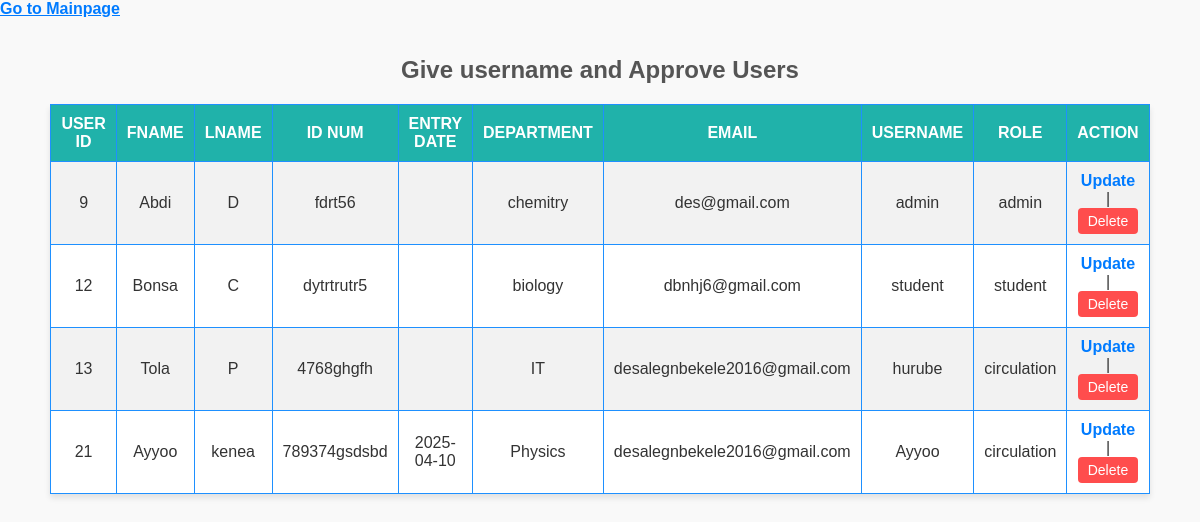
The app's page /Viewusers.php, older data.
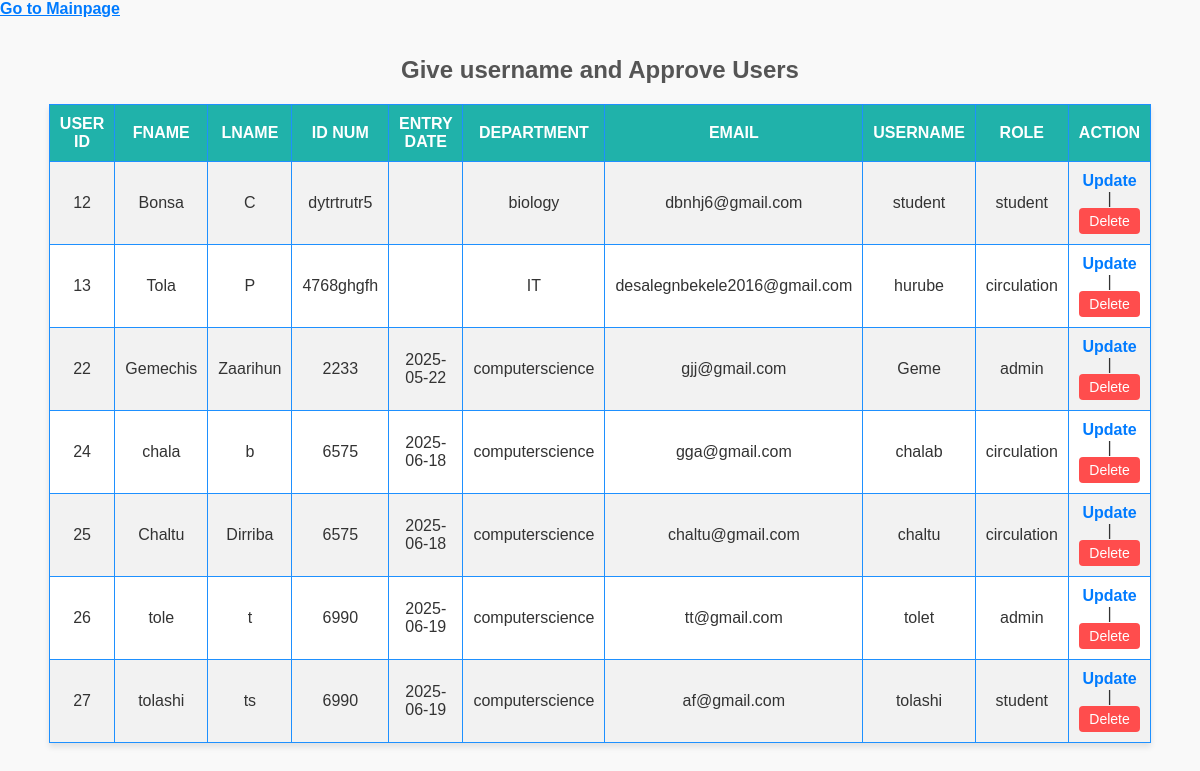
The same page, newer data.
### tables this page shows
CREATE TABLE `users` (
  `user_id` int(11) NOT NULL,
  `fname` varchar(255) NOT NULL,
  `lname` varchar(255) NOT NULL,
  `idnum` varchar(255) NOT NULL,
  `entry_date` varchar(255) NOT NULL,
  `department` varchar(255) NOT NULL,
  `email` varchar(255) NOT NULL,
  `username` varchar(50) NOT NULL,
  `password` varchar(255) NOT NULL,
  `role` enum('admin','circulation','student') NOT NULL DEFAULT 'circulation'
);

### Viewusers.php (the view, shortened to what this page needs)
<?php
include('db.php');
$sql= "SELECT *FROM users";
$result=$conn->query($sql);
 ?>
 <!DOCTYPE html>
 <html>
 <head>
 </head>
 <body>
      <a href="Adminpage.php">Go to Mainpage</a><br><br>
    <h2>Give username and Approve Users</h2>
    <table onresize="device-width">
        <tr>
            <th>User ID</th>
     		<th>fname</th>
     		<th>lname</th>
     		<th>ID num</th>
            <th>Entry Date</th>
     		<th>Department</th>
             <th>Email</th>
            <th>username</th>
            <th>role</th>
            <th>Action</th>
     	</tr>
<?php
        if ($result->num_rows>0) {
            while($row = $result->fetch_assoc()) {
                echo "<tr>
                        <td>" . $row['user_id'] . "</td>
                        <td>" . $row['fname'] . "</td>
                        <td>" . $row['lname'] . "</td>
                        <td>" . $row['idnum'] . "</td>
                        <td>" . $row['entry_date'] . "</td>
                        <td>" . $row['department'] . "</td>
                        <td>" . $row['email'] . "</td>
                        <td>" . $row['username'] . "</td>
                        <td>" . $row['role'] . "</td>
                           <td>
                        <a href='update.php?id=".$row['user_id']."'>Update</a> |
                        <form action='' method='POST' style='display:inline;'>
                            <input type='hidden' name='user_id' value='".$row['user_id']."'>
                            <input type='submit' name='delete' value='Delete' onclick='return confirm(\"Are you sure?\");'>
                        </form>
                    </td>
                    </tr>";
            }
        } else {
            echo "<tr><td colspan='4'>No requests found</td></tr>";
        }
        ?>
     </table>
</body>
</html>

### Viewusers.php (style rules this page uses)
body { font-family: Arial, sans-serif; margin: 0; padding: 0; background-color: #f9f9f9; color: #333; }
h2 { text-align: center; margin-top: 20px; color: #555; }
table { border-collapse: collapse; width: 80%; margin: 20px auto; background-color: white; box-shadow: 0px 4px 6px rgba(0, 0, 0, 0.1); }
th, td { border: 1px solid dodgerblue; padding: 10px; text-align: center; }
th { background-color: lightseagreen; color: white; font-weight: bold; text-transform: uppercase; }
tr:nth-child(even) { background-color: #f2f2f2; }
a { color: #007bff; text-decoration: none; font-weight: bold; }
form { display: inline-block; }
input[type="submit"] { background-color: #ff4d4d; border: none; color: white; padding: 5px 10px; border-radius: 4px; cursor: pointer; font-size: 14px; }

Row changes from the older to the newer data that the page shows:
removed users: user_id "9", fname "Abdi", lname "D", idnum "fdrt56", department "chemitry", email "des@gmail.com", username "admin", role "admin"
removed users: user_id "21", fname "Ayyoo", lname "kenea", idnum "789374gsdsbd", entry_date "2025-04-10", department "Physics", email "desalegnbekele2016@gmail.com", username "Ayyoo", role "circulation"
added users: user_id "22", fname "Gemechis", lname "Zaarihun", idnum "2233", entry_date "2025-05-22", department "computerscience", email "gjj@gmail.com", username "Geme", role "admin"
added users: user_id "24", fname "chala", lname "b", idnum "6575", entry_date "2025-06-18", department "computerscience", email "gga@gmail.com", username "chalab", role "circulation"
added users: user_id "25", fname "Chaltu", lname "Dirriba", idnum "6575", entry_date "2025-06-18", department "computerscience", email "chaltu@gmail.com", username "chaltu", role "circulation"
added users: user_id "26", fname "tole", lname "t", idnum "6990", entry_date "2025-06-19", department "computerscience", email "tt@gmail.com", username "tolet", role "admin"
added users: user_id "27", fname "tolashi", lname "ts", idnum "6990", entry_date "2025-06-19", department "computerscience", email "af@gmail.com", username "tolashi", role "student"
